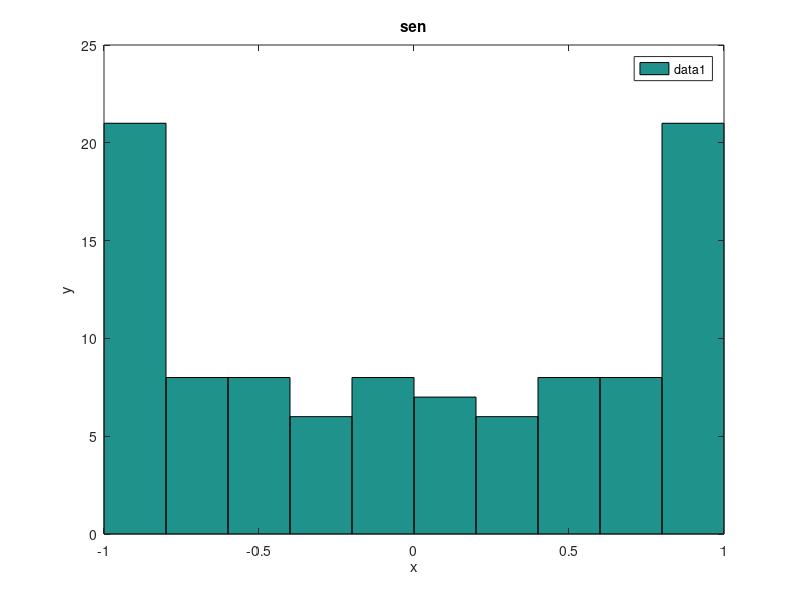

The MATLAB script that drew this image:
%Ej2 graficar f2
%Grafica f=sen(x)*cos(0)
x = linspace(-pi,pi,101);
z = sin(x);
hist(z);
legend('show')
title('sen');
xlabel('x');
ylabel('y');
%Falta permutar valores.